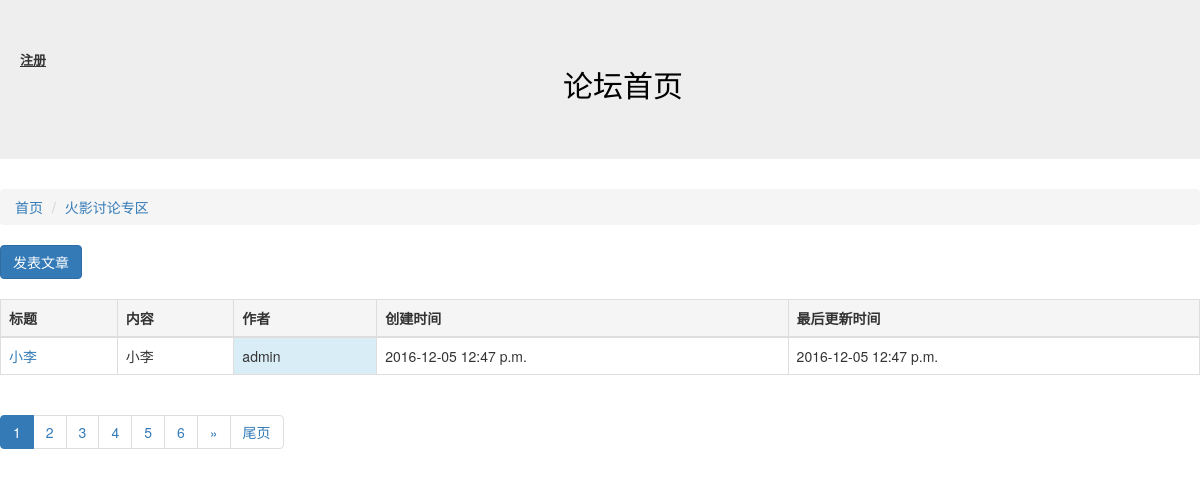
The page /article/list/4 on the database as committed earlier.
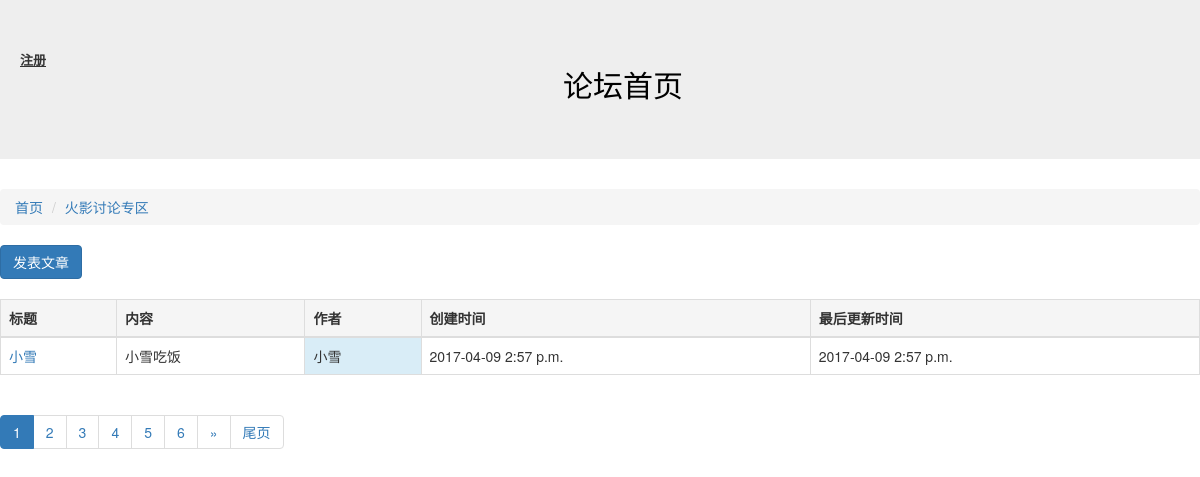
The same page on the database as committed later.
### block/models.py (models this page shows, shortened)
class Block(models.Model):
    names = models.CharField("板块名称",max_length=100)
    desc = models.CharField("板块描述",max_length=100)
    manager_name = models.CharField("板块管理员名称",max_length=100)
    status = models.IntegerField("状态",choices=((0,"正常"),(-1,"关闭")))
    class Meta:
        verbose_name = "板块"
        verbose_name_plural = "板块配置"

### article/models.py (models this page shows, shortened)
class Article(models.Model):
    owner = models.ForeignKey(User,verbose_name="作者")
    block = models.ForeignKey(Block,verbose_name="板块ID")
    title = models.CharField("文章标题",max_length=10)
    content = models.CharField("文章内容",max_length=10000)
    status = models.IntegerField("状态",choices=((0,"正常"),(-1,"关闭")))
    create_timestamp = models.DateTimeField("创建时间",auto_now_add =True)
    last_timestamp = models.DateTimeField("最后更新时间",auto_now=True)
    class Meta:
        verbose_name = "文章"
        verbose_name_plural = "文章"

### article/views.py (the view)
# urls.py: url(r'^list/(?P<block_id>\d+)',article_list),
def article_list(request,block_id):
    block_id = int(block_id)
    block = Block.objects.get(id=block_id)
    ARTICLE_CNT_1PAGE = 1
    page_no = int(request.GET.get("page_no","1"))
    all_articles = Article.objects.filter(block=block,status=0).order_by("-id")
    p = Paginator(all_articles,ARTICLE_CNT_1PAGE)
    page = p.page(page_no)
    articles_objs = page.object_list
    page_links = [i for i in range(page_no-5,page_no+6) if i >0 and i <= p.num_pages]
    before = page_links[0]-1
    after = page_links[-1]+1
    next = page_no+1
    last = page_no-1
    return render(request,"article_list.html",{"articles":articles_objs,"b":block,"p":p,"page_no":page_no,"page_links":page_links,"before":before,"after":after,"next":next,"last":last})

### article/templates/article_list.html (shortened to what this page needs)
{% extends "base.html" %}
{% block content %}
<ol class="breadcrumb">
  <li ><a href="/">首页</a></li>
  <li class="active"><a href="/article/list/{{ b.id  }}">{{ b.names }}</a></li>
</ol>
<a href="/article/create/{{ b.id }}" class="btn btn-primary" role="button">发表文章</a>
<br />
<br />
<table class="table table-bordered">
	<thead>
	 <th class="active">标题</th>
	 <th class="active">内容</th>
	 <th class="active">作者</th>
	 <th class="active">创建时间</th>
	 <th class="active">最后更新时间</th>
	</thead>
	<tbody>
	{%for article in articles %}
	<tr >
		<td> <a href="/article/detail/{{ article.id}}">{{ article.title}}</a> </td>
		<td>{{ article.content	}}</td>
                <td class="info">{{ article.owner     }}</td>
		<td>{{ article.create_timestamp|date:"Y-m-d P"}}</td>
		<td>{{ article.last_timestamp|date:"Y-m-d P"}}</td>
	</tr>
	{% endfor %}
	</tbody>
</table>
<nav>
  <ul class="pagination">
  {% for i in page_links %}
  {% if i == page_no %}
    <li class="active"><a href="?page_no={{ page_no }}">{{ page_no }}</a></li>
  {% else %}
    <li class=""><a href="?page_no={{ i }}">{{ i }}</a></li>
  {% endif %}
  {% endfor %}
  {% if after <= p.num_pages %}
    <li><a href="?page_no={{ next }}" aria-label="Previous">&raquo;</a></li>
    <li><a href="?page_no={{ p.num_pages }}">尾页</a></li>
  {% endif %}
</ul>
</nav>
{% endblock %}

### templates/base.html (shortened to what this page needs)
<!doctype html>
<html>
        <head>
		<link rel="stylesheet" href="/static/css/bootstrap.min.css">
        </head>
        <body>
		<div class="contin">
			<div class="jumbotron">
                                               <a href="/register"><p style="float:left;color:#333;font-weight:700;line-height:24px;margin-left:20px;font-size:13px;text-decoration:underline">注册</p></a>
 				 <a href="/" style="color:black;text-decoration:none;">	<h2 style="text-align:center;" >论坛首页</h2> </a>
			</div>
			<div>
			{% block content %}
			{% endblock %}
			</div>
	      	</div>
        </body>
</html>

Rows that differ between the two databases and show on the page:
no longer on this page (row unchanged): Article: title "小李", content "小李", owner "admin", create_timestamp "2016-12-05 12:47 p.m.", last_timestamp "2016-12-05 12:47 p.m."
added Article: title "小雪", content "小雪吃饭", owner "小雪", create_timestamp "2017-04-09 2:57 p.m.", last_timestamp "2017-04-09 2:57 p.m."
